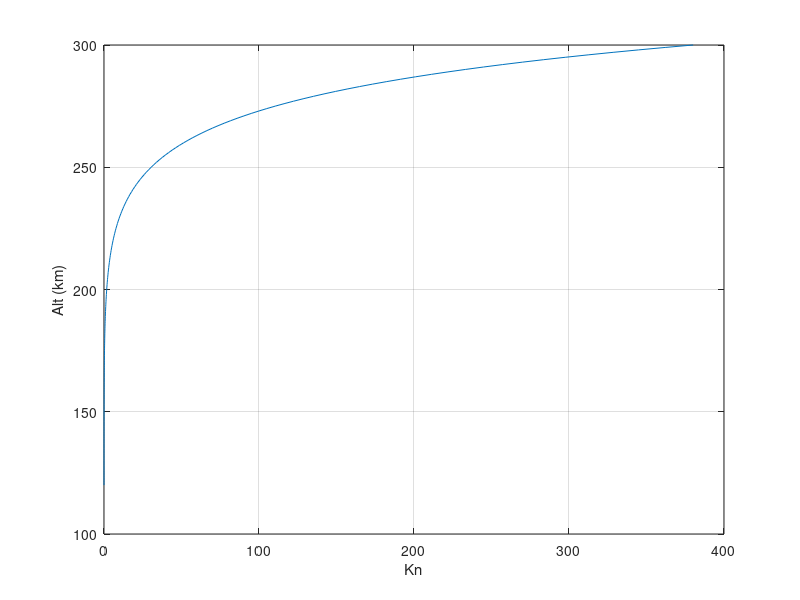

This figure's MATLAB source:
clear;clc;close all

%% soultion output
% Spencer Freeman, 3/1/24

% Q11: 5.026548e-19 (m^2)
% Q12: 51.430651 (1/s)
% Q13: 890.316469 (m/s)
% Q14: 7.024940 (m)
% Q15: 333986.018339 
% Q2: 191.340879 (km) 
% 
% Q31: Richardson Number [-0.341711] is >0 due to >0 N2, 
% thus likely unstable since Ri < 1/4. 
% 
% Q32: Richardson Number [-0.079082] is >0 due to >0 N2, 
% thus likely unstable since Ri < 1/4. 


%% 1
% 1

r_O = 1e-10; % m

r_N2 = 3e-10; % m

sig_ON2 = pi*(r_O + r_N2)^2; % m^2

fprintf('Q11: %d (m^2)\n', sig_ON2)

% 2
kb = 1.38e-23; % m2 kg s-2 K-1

m1 = 2.66e-26; % kg
m2 = 4.65e-26; % kg

n2 = 8.9e16; % m-3

T1 = 600; % K
T2 = 700; % K

T12 = (m2*T1 + m1*T2)/(m1 + m2);
m12 = m1*m2/(m1 + m2);

v = sig_ON2*n2*sqrt(8*kb*T12/pi/m12); % 1/s

fprintf('Q12: %f (1/s)\n', v)

% 3

cbar_O = sqrt(8*kb*T1/pi/m1); % m/s

fprintf('Q13: %f (m/s)\n', cbar_O)

% 4

sig_N2 = pi*(r_N2 + r_N2)^2; % m^2

l_N2 = 1/(sig_N2*n2*sqrt(2)); % m

fprintf('Q14: %f (m)\n', l_N2)

% 5
sig_O = pi*(r_O + r_O)^2; % m^2

n1 = 1.5e16; % m-3

l_O = 1/(sig_O*n1*sqrt(2)); % m

D12 = cbar_O*l_O;

fprintf('Q15: %f \n', D12)

%% 2
% 1
clear;close all

kb = 1.38e-23; % m2 kg s-2 K-1

r_N2 = 3e-10; % m
m_N2 = 4.65e-26; % kg

sig_N2 = pi*(r_N2 + r_N2)^2; % m^2



Tinf = 700; % K
Tz0 = 120; % K
s = 0.01/1000; % m-1
g = 9; % m/s^2

delz = 1000; % m

zs = 120e3:(delz):300e3; % m
z0 = 120e3; % m

rho0 = 2e17 * m_N2; % kg/m^3

rho = rho0;

for i = 2:length(zs)

    zi = zs(i);
    T = Tinf - (Tinf - Tz0)*exp(-s*(zi - z0));

    H = kb*T/m_N2/g;

    rho(i) = rho(i - 1)*exp(-delz/H); % kg/m^3

    n = rho(i)/m_N2; % n/m^3

    Kn(i) = 1/sig_N2/n/sqrt(2) * m_N2*g/kb/T; 


end

plot(Kn, zs/1000)
grid on
xlabel('Kn')
ylabel('Alt (km)')

z_kn_1 = interp1(Kn, zs, 1)/1000; % km

fprintf('Q2: %f (km) \n', z_kn_1)


%% 3
clear

g = 9.5; % m/s^2

cp = 1.4e3; % m2s-1K-1

T = 190; % K


% region 1

dTdz = -9/1000; % K/m
dudz = -18/1000; % m/s / m

dvdz = 0; % entirely east in both directions.

N2 = g/T*(dTdz + g/cp);

Ri = N2/(dudz^2 + dvdz^2);

fprintf('\nQ31: Richardson Number [%f] is >0 due to >0 N2, \nthus likely unstable since Ri < 1/4. \n\n', Ri)

% region 2

aK = 1e-3; % W/Km

dudz = sqrt(0.0014);%  m/s/m

kl = 1.45e-2;% W/km
kh = 1.38e-2; % W/km

Tl = (kl/aK)^2; % K
Th = (kh/aK)^2; % K

dTdz = (Th - Tl)/(5000); % K/m

T = (Tl + Th)/2; % K

N2_2 = g/T*(dTdz + g/cp);
Ri_2 = N2/(dudz^2 + dvdz^2);

fprintf('Q32: Richardson Number [%f] is >0 due to >0 N2, \nthus likely unstable since Ri < 1/4. \n', Ri_2)









